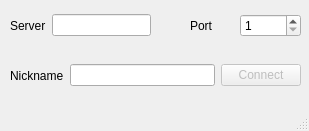
<?xml version="1.0" encoding="UTF-8"?>
<ui version="4.0">
 <class>AutorizationWindows</class>
 <widget class="QMainWindow" name="AutorizationWindows">
  <property name="geometry">
   <rect>
    <x>0</x>
    <y>0</y>
    <width>309</width>
    <height>131</height>
   </rect>
  </property>
  <property name="windowTitle">
   <string>MainWindow</string>
  </property>
  <widget class="QWidget" name="centralwidget">
   <widget class="QWidget" name="horizontalLayoutWidget">
    <property name="geometry">
     <rect>
      <x>10</x>
      <y>10</y>
      <width>141</width>
      <height>31</height>
     </rect>
    </property>
    <layout class="QHBoxLayout" name="horizontalLayout">
     <item>
      <widget class="QLabel" name="Server">
       <property name="text">
        <string>Server</string>
       </property>
      </widget>
     </item>
     <item>
      <widget class="QLineEdit" name="server"/>
     </item>
    </layout>
   </widget>
   <widget class="QWidget" name="horizontalLayoutWidget_2">
    <property name="geometry">
     <rect>
      <x>190</x>
      <y>10</y>
      <width>111</width>
      <height>31</height>
     </rect>
    </property>
    <layout class="QHBoxLayout" name="horizontalLayout_2">
     <item>
      <widget class="QLabel" name="label">
       <property name="text">
        <string>Port</string>
       </property>
      </widget>
     </item>
     <item>
      <widget class="QSpinBox" name="spinBox">
       <property name="minimum">
        <number>1</number>
       </property>
       <property name="maximum">
        <number>65535</number>
       </property>
      </widget>
     </item>
    </layout>
   </widget>
   <widget class="QWidget" name="horizontalLayoutWidget_3">
    <property name="geometry">
     <rect>
      <x>10</x>
      <y>60</y>
      <width>291</width>
      <height>31</height>
     </rect>
    </property>
    <layout class="QHBoxLayout" name="horizontalLayout_3">
     <item>
      <widget class="QLabel" name="label_2">
       <property name="text">
        <string>Nickname</string>
       </property>
      </widget>
     </item>
     <item>
      <widget class="QLineEdit" name="nickname"/>
     </item>
     <item>
      <widget class="QPushButton" name="connect">
       <property name="enabled">
        <bool>false</bool>
       </property>
       <property name="text">
        <string>Connect</string>
       </property>
      </widget>
     </item>
    </layout>
   </widget>
  </widget>
  <widget class="QMenuBar" name="menubar">
   <property name="geometry">
    <rect>
     <x>0</x>
     <y>0</y>
     <width>309</width>
     <height>21</height>
    </rect>
   </property>
  </widget>
  <widget class="QStatusBar" name="statusbar"/>
 </widget>
 <resources/>
 <connections/>
</ui>
